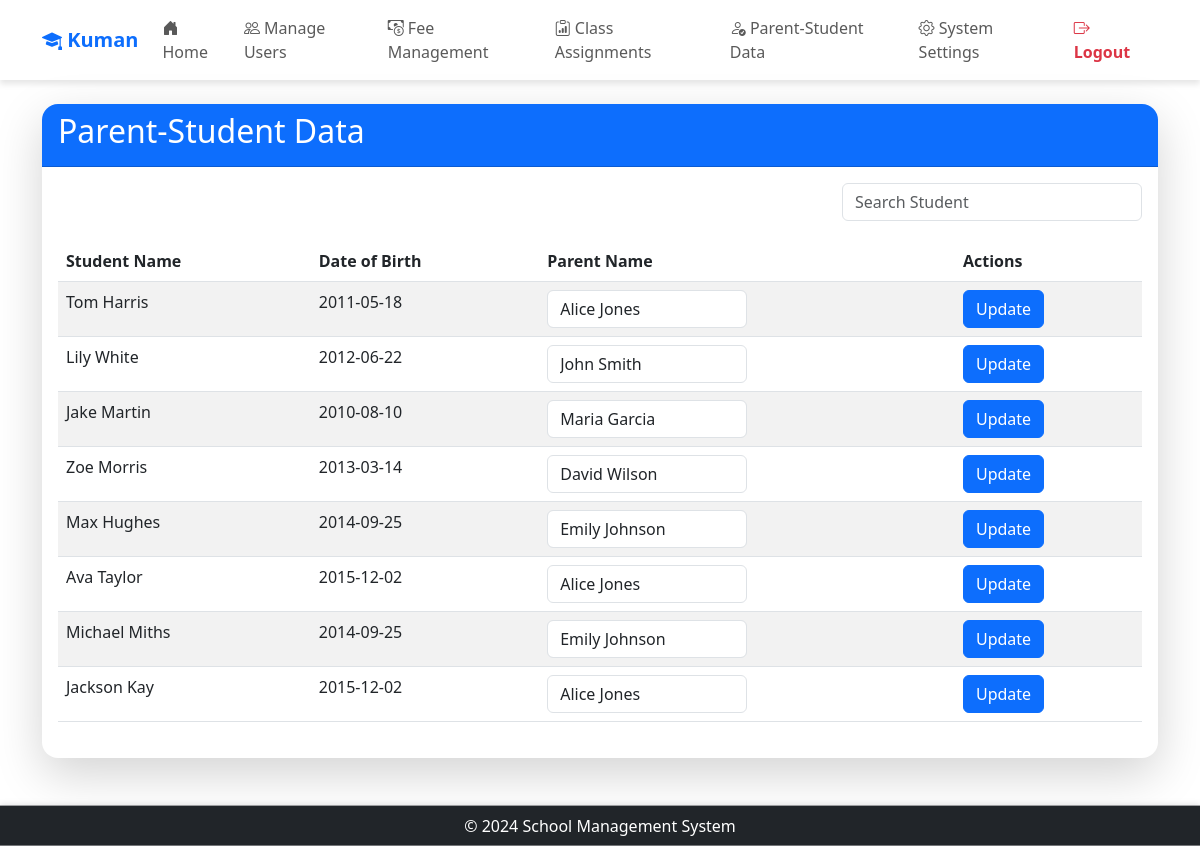
Screenshot of /admin/parent_student (signed in) with the database file from the repository.
### app/models/models.py (models this page shows, shortened)
class Settings(db.Model):
    __tablename__ = 'Settings'
    setting_key = db.Column('SettingKey', db.String, primary_key=True)
    setting_value = db.Column('SettingValue', db.String, nullable=False)
    description = db.Column('Description', db.String, nullable=False)
    category = db.Column('Category', db.String, nullable=False)

class User(UserMixin, db.Model):
    __tablename__ = 'User'
    id = db.Column('Id', db.String, primary_key=True)
    password = db.Column('Password', db.String, nullable=True)
    role_id = db.Column('RoleId', db.String, ForeignKey('Role.RoleId', ondelete='SET NULL'))
    email = db.Column('Email', db.String, nullable=False)
    first_name = db.Column('FirstName', db.String, nullable=False)
    last_name = db.Column('LastName', db.String, nullable=False)
    date_of_birth = db.Column('DateOfBirth', db.Date, nullable=False)
    role = relationship('Role', back_populates='users')
    parent_relations = relationship('ParentStudentRelation', back_populates='parent', foreign_keys='ParentStudentRelation.parent_id')
    student_relations = relationship('ParentStudentRelation', back_populates='student', foreign_keys='ParentStudentRelation.student_id')
    student_fees = relationship('StudentFeeAssignment', back_populates='student')
    class_assignments_teacher = relationship('ClassAssignment', back_populates='teacher', foreign_keys='ClassAssignment.teacher_id')
    class_assignments_student = relationship('ClassAssignment', back_populates='student', foreign_keys='ClassAssignment.student_id')
    messages_sent = relationship('Notification', back_populates='teacher', foreign_keys='Notification.teacher_id')
    messages_received = relationship('Notification', back_populates='student', foreign_keys='Notification.student_id')

### app/routes/admin/parent_student.py (the view, shortened to what this page needs)
@admin.route('/parent_student', methods=['GET', 'POST'])
@login_required
@role_required('1')  # Only accessible by Admin
def parent_student():
    parents = User.query.filter_by(role_id=3).all()  # Parents have role_id = 3
    students = User.query.filter_by(role_id=5).all()  # Students have role_id = 5
    parent_student_map = {
        relation.student_id: relation.parent_id
        for relation in ParentStudentRelation.query.all()
    }
    return render_template(
        'admin/parent_student.html',
        students=students,
        parents=parents,
        parent_student_map=parent_student_map,  # Provide the map for pre-selection
        app_name=app_name()
    )

### app/__init__.py (called while the page is built)
@login_manager.user_loader
def load_user(user_id):
    from .models.models import User
    return User.query.get(user_id)

### app/routes/routes.py (called while the page is built)
def app_name():
    app_name = "School Management System"
    with current_app.app_context():
        setting = Settings.query.filter_by(setting_key='school_name').first()
        if setting and setting.setting_value:
            app_name = setting.setting_value
    return app_name

def role_required(*roles):
    def decorator(f):
        @wraps(f)
        def decorated_function(*args, **kwargs):
            if not current_user.is_authenticated or current_user.role_id not in roles:
                abort(403)  # Forbidden access if role does not match
            return f(*args, **kwargs)
        return decorated_function
    return decorator

### app/templates/admin/parent_student.html (shortened to what this page needs)
{% extends "share/dashboard.html" %}
{% block card_title %}Parent-Student Data{% endblock %}
{% block card_content %}
<div class="search-container">
    <input type="text" id="search-student" class="form-control" placeholder="Search Student" style="width: 300px;">
</div>
<form method="POST">
    <table class="table table-striped" id="student-table">
        <thead>
            <tr>
                <th>Student Name</th>
                <th>Date of Birth</th>
                <th>Parent Name</th>
                <th>Actions</th>
            </tr>
        </thead>
        <tbody>
            {% for student in students %}
                <tr>
                    <td class="student-name">{{ student.first_name }} {{ student.last_name }}</td>
                    <td>{{ student.date_of_birth.strftime('%Y-%m-%d') }}</td>
                    <td>
                        <select name="parent_id_{{ student.id }}" class="form-control parent-select">
                            {% for parent in parents %}
                                <option value="{{ parent.id }}"
                                    {% if parent_student_map.get(student.id) == parent.id %}selected{% endif %}>
                                    {{ parent.first_name }} {{ parent.last_name }}
                                </option>
                            {% endfor %}
                        </select>
                    </td>
                    <td>
                        <button type="submit" name="update_{{ student.id }}" class="btn btn-primary">Update</button>
                    </td>
                </tr>
            {% endfor %}
        </tbody>
    </table>
</form>
{% endblock %}

### app/templates/share/dashboard.html (shortened to what this page needs)
<!DOCTYPE html>
<html lang="en">
  <head>
    <link href="https://cdn.jsdelivr.net/npm/bootstrap@5.3.0-alpha1/dist/css/bootstrap.min.css" rel="stylesheet" />
    <link href="https://cdn.jsdelivr.net/npm/bootstrap-icons/font/bootstrap-icons.css" rel="stylesheet" />
  </head>
  <body>
    <header class="navbar navbar-expand-lg navbar-light">
      <div class="container">
        <a class="navbar-brand text-primary fw-bold"
          href="{% if current_user.role_id == '1' %}
                    {{ url_for('admin.dashboard') }}
                {% elif current_user.role_id == '2' %}
                    {{ url_for('teacher.dashboard') }}
                {% elif current_user.role_id == '3' %}
                    {{ url_for('parent.dashboard') }}
                {% elif current_user.role_id == '4' %}
                    {{ url_for('accountant.dashboard') }}
                {% else %}
                    {{ url_for('views.home') }}
                {% endif %}">
          <i class="bi bi-mortarboard-fill"></i> {{ app_name }}
        </a>
        <div class="collapse navbar-collapse" id="navbarNav">
          <ul class="navbar-nav me-auto">
            <li class="nav-item">
              <a class="nav-link"
                 href="{% if current_user.role_id == '1' %}
                          {{ url_for('admin.dashboard') }}
                       {% elif current_user.role_id == '2' %}
                          {{ url_for('teacher.dashboard') }}
                       {% elif current_user.role_id == '3' %}
                          {{ url_for('parent.dashboard') }}
                       {% elif current_user.role_id == '4' %}
                          {{ url_for('accountant.dashboard') }}
                       {% else %}
                          {{ url_for('views.home') }}
                       {% endif %}">
                <i class="bi bi-house-door-fill"></i> Home
              </a>
            </li>
            {% if current_user.role_id == '1' %}
              <li class="nav-item">
                <a class="nav-link" href="{{ url_for('admin.manage_users') }}">
                  <i class="bi bi-people"></i> Manage Users
                </a>
              </li>
              <li class="nav-item">
                <a class="nav-link" href="{{ url_for('admin.fee_management') }}">
                  <i class="bi bi-cash-coin"></i> Fee Management
                </a>
              </li>
              <li class="nav-item">
                <a class="nav-link" href="{{ url_for('admin.class_assignments') }}">
                  <i class="bi bi-clipboard-data"></i> Class Assignments
                </a>
              </li>
              <li class="nav-item">
                <a class="nav-link" href="{{ url_for('admin.parent_student') }}">
                  <i class="bi bi-person-check"></i> Parent-Student Data
                </a>
              </li>
              <li class="nav-item">
                <a class="nav-link" href="{{ url_for('admin.system_settings') }}">
                  <i class="bi bi-gear"></i> System Settings
                </a>
              </li>
            {% endif %}
          </ul>
          <ul class="navbar-nav ms-auto">
            <li class="nav-item">
              <a class="nav-link text-danger fw-bold" href="{{ url_for('auth.logout') }}">
                <i class="bi bi-box-arrow-right"></i> Logout
              </a>
            </li>
          </ul>
        </div>
      </div>
    </header>
    <main class="container mt-4">
      <div class="card border-0 shadow-lg rounded-4">
        <div class="card-header text-white bg-primary rounded-top-4">
          <h2>{% block card_title %} {% endblock %}</h2>
        </div>
        <div class="card-body">
          {% block card_content %} {% endblock %}
        </div>
      </div>
    </main>
    <footer class="bg-dark text-white py-2 mt-5 text-center sticky-footer">
      <div class="container">
        <p class="m-0">&copy; 2024 School Management System</p>
      </div>
    </footer>
  </body>
</html>

### app/templates/share/dashboard.html (style rules this page uses)
html, body { height: 100%; }
body { display: flex; flex-direction: column; min-height: 100vh; }
main { flex: 1; }
.navbar { background: rgba(255, 255, 255, 0.9); box-shadow: 0 4px 6px rgba(0, 0, 0, 0.1); }
.navbar-nav .nav-link { font-weight: 500; transition: 0.3s; }
.sticky-footer { position: sticky; bottom: 0; width: 100%; box-shadow: 0 -2px 6px rgba(0, 0, 0, 0.1); }

### app/templates/admin/parent_student.html (style rules this page uses)
.parent-select { width: 200px; }
.search-container { display: flex; justify-content: flex-end; margin-bottom: 20px; }

### rows the page displays
Settings: SettingValue "Kuman"
User: first_name "Tom", last_name "Harris", date_of_birth "2011-05-18", Id.FirstName "Alice Jones"
User: first_name "Lily", last_name "White", date_of_birth "2012-06-22", Id.FirstName "John Smith"
User: first_name "Jake", last_name "Martin", date_of_birth "2010-08-10", Id.FirstName "Maria Garcia"
User: first_name "Zoe", last_name "Morris", date_of_birth "2013-03-14", Id.FirstName "David Wilson"
User: first_name "Max", last_name "Hughes", date_of_birth "2014-09-25", Id.FirstName "Emily Johnson"
User: first_name "Ava", last_name "Taylor", date_of_birth "2015-12-02", Id.FirstName "Alice Jones"
User: first_name "Michael", last_name "Miths", date_of_birth "2014-09-25", Id.FirstName "Emily Johnson"
User: first_name "Jackson", last_name "Kay", date_of_birth "2015-12-02", Id.FirstName "Alice Jones"
